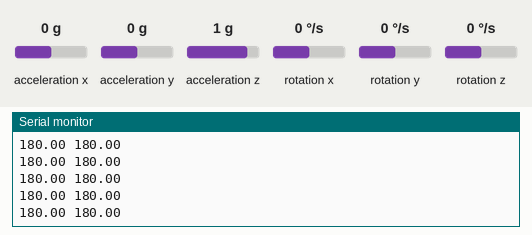
Simulated run of this sketch. Board: Arduino Uno, built with avr-gcc and run on an emulated ATmega328P. Parts: the last lines printed to the serial monitor. Wiring (inferred from the names in the program): MPU-6050 motion sensor at I2C address 0x68. The inputs (shaded band) are chosen by the test bench; at power-on: acceleration x 0 g, acceleration y 0 g, acceleration z 1 g, rotation x 0 °/s, rotation y 0 °/s, rotation z 0 °/s.

Above: at 1.2 s.
1.3 s: acceleration x set to -1.4 g
At 2.0 s:
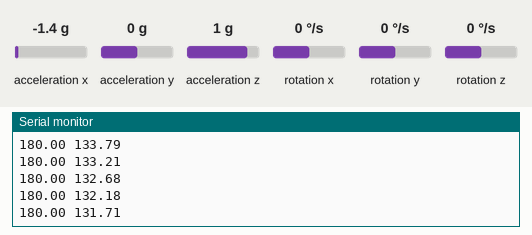
2.8 s: acceleration y set to -1.4 g
At 3.6 s:
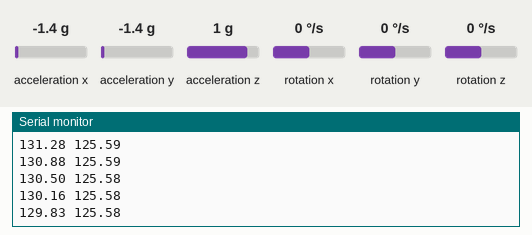
5.8 s: acceleration z set to -1.4 g
At 6.8 s:
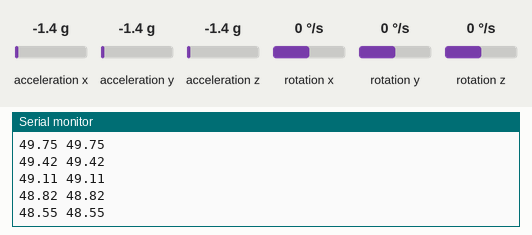
7.3 s: rotation x set to -192 °/s
At 8.2 s:
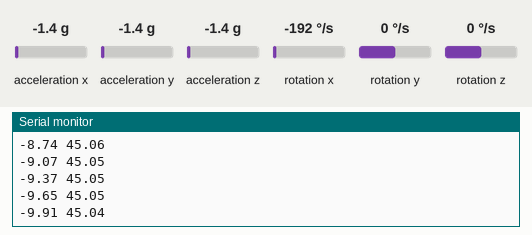
8.8 s: rotation y set to -192 °/s
At 9.8 s:
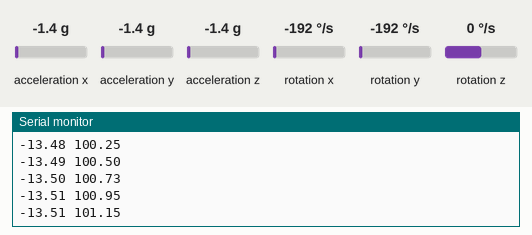
Timing chart, 0 to 11.3 s (numbered marks = the images above; inputs shaded):
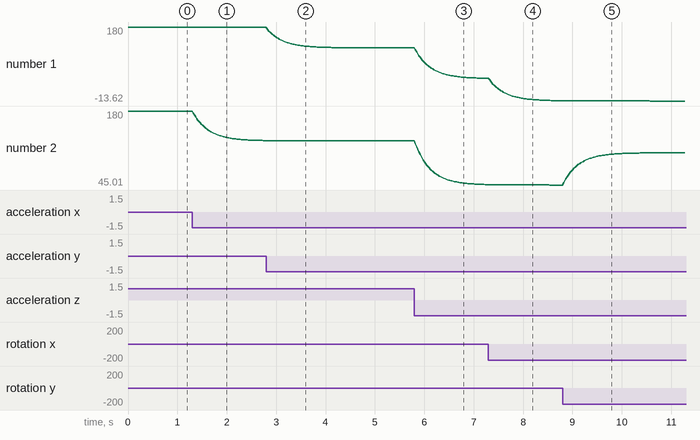

Measured:
- after the input at 1.3 s, the serial monitor: prints a new line at once (image 1)
- plotted number 2: 180 → 126.06 after the input at 1.3 s

The sketch:

complementary_filter_example.ino
```cpp
#define COMPL_K 0.07
#include "Wire.h"
uint8_t IMUAddress = 0x68;
/* IMU Data */
int16_t accX;
int16_t accY;
int16_t accZ;
int16_t tempRaw;
int16_t gyroX;
int16_t gyroY;
int16_t gyroZ;
float accXangle; // Angle calculate using the accelerometer
float accYangle;
float temp;
float gyroXangle = 180; // Angle calculate using the gyro
float gyroYangle = 180;
float compAngleX = 180;
float compAngleY = 180;
uint32_t timer;
void setup() {
  Serial.begin(9600);
  Wire.begin();
  Wire.beginTransmission(IMUAddress);
  Wire.write(0x6B);  // PWR_MGMT_1 register
  Wire.write(0);     // set to zero (wakes up the MPU-6050)
  Wire.endTransmission(true);
  timer = micros();
}
void loop() {
  //uint32_t looptime = micros();
  getValues();
  calculateAngles();
  //Serial.println(micros() - looptime);

  Serial.print(compAngleX); Serial.print(" ");
  Serial.print(compAngleY); Serial.println();
  delay(20); // The accelerometer's maximum samples rate is 1kHz
}
void getValues() {
  /* Update all the values */
  Wire.beginTransmission(IMUAddress);
  Wire.write(0x3B);  // starting with register 0x3B (ACCEL_XOUT_H)
  Wire.endTransmission(false);
  Wire.requestFrom(IMUAddress, 14, true); // request a total of 14 registers
  accX = Wire.read() << 8 | Wire.read(); // 0x3B (ACCEL_XOUT_H) & 0x3C (ACCEL_XOUT_L)
  accY = Wire.read() << 8 | Wire.read(); // 0x3D (ACCEL_YOUT_H) & 0x3E (ACCEL_YOUT_L)
  accZ = Wire.read() << 8 | Wire.read(); // 0x3F (ACCEL_ZOUT_H) & 0x40 (ACCEL_ZOUT_L)
  tempRaw = Wire.read() << 8 | Wire.read(); // 0x41 (TEMP_OUT_H) & 0x42 (TEMP_OUT_L)
  gyroX = Wire.read() << 8 | Wire.read(); // 0x43 (GYRO_XOUT_H) & 0x44 (GYRO_XOUT_L)
  gyroY = Wire.read() << 8 | Wire.read(); // 0x45 (GYRO_YOUT_H) & 0x46 (GYRO_YOUT_L)
  gyroZ = Wire.read() << 8 | Wire.read(); // 0x47 (GYRO_ZOUT_H) & 0x48 (GYRO_ZOUT_L)
  //temp = ((float)tempRaw + 12412.0) / 340.0;
}
void calculateAngles() {
  /* Calculate the angls based on the different sensors and algorithm */
  accYangle = (atan2(accX, accZ) + PI) * RAD_TO_DEG;
  accXangle = (atan2(accY, accZ) + PI) * RAD_TO_DEG;
  float gyroXrate = (float)gyroX / 131.0;
  float gyroYrate = -((float)gyroY / 131.0);
  // Calculate gyro angle without any filter
  gyroXangle += gyroXrate * ((float)(micros() - timer) / 1000000);
  gyroYangle += gyroYrate * ((float)(micros() - timer) / 1000000);


   // Calculate the angle using a Complimentary filter
   compAngleX = ((float)(1 - COMPL_K) * (compAngleX + (gyroXrate * (float)(micros() - timer) / 1000000))) + (COMPL_K * accXangle);
   compAngleY = ((float)(1 - COMPL_K) * (compAngleY + (gyroYrate * (float)(micros() - timer) / 1000000))) + (COMPL_K * accYangle);


  timer = micros();
}
```
